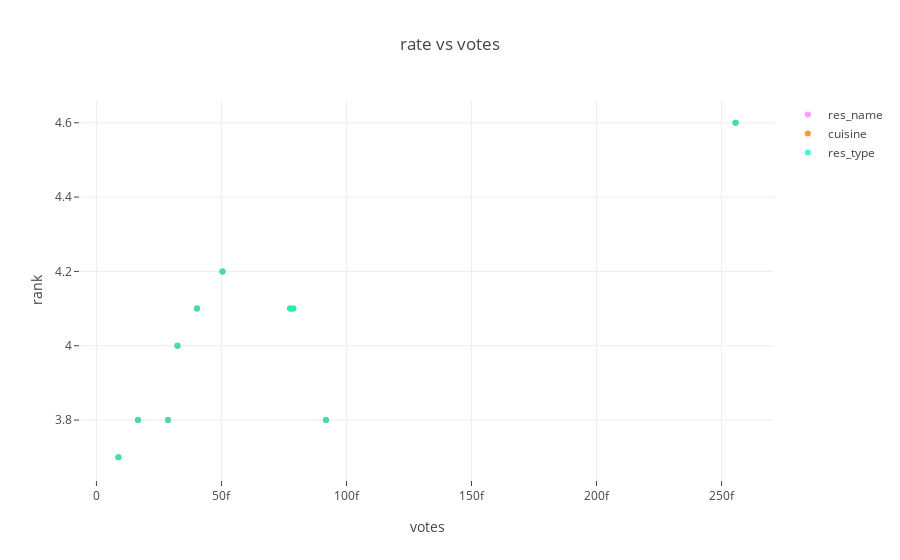

This figure's notebook cell:
### Code cell
trace1 =go.Scatter(
                    x = v,
                    y = df.rate.head(10),
                    mode = "markers",
                    name = "res_name",
                    marker = dict(color = 'rgba(255, 128, 255, 0.8)'),
                    text= df.name.head(10))
# creating trace2
trace2 =go.Scatter(
                    x = v,
                    y = df.rate.head(10),
                    mode = "markers",
                    name = "cuisine",
                    marker = dict(color = 'rgba(255, 128, 2, 0.8)'),
                    text= df.cuisines.head(10))
# creating trace3
trace3 =go.Scatter(
                    x = v,
                    y = df.rate.head(10),
                    mode = "markers",
                    name = "res_type",
                    marker = dict(color = 'rgba(0, 255, 200, 0.8)'),
                    text= df.rest_type.head(10))
data = [trace1, trace2, trace3]
layout = dict(title = 'rate vs votes',
              xaxis= dict(title= 'votes',ticklen= 5,zeroline= False),
              yaxis= dict(title= 'rank',ticklen= 5,zeroline= False)
             )
fig = dict(data = data, layout = layout)
iplot(fig)

### Figure 1 — Plotly figure (JSON) as saved in the notebook; plotly's stock layout.template omitted (floating-point values rounded to 4 significant figures)
{"data": [{"marker": {"color": "rgba(255, 128, 255, 0.8)"}, "mode": "markers", "name": "res_name", "text": ["Jalsa", "Spice Elephant", "San Churro Cafe", "Addhuri Udupi Bhojana", "Grand Village", "Timepass Dinner", "Onesta", "Penthouse Cafe", "Smacznego", "CafÃÂÃÂÃÂÃÂÃÂÃÂÃÂÃÂ© Down The Alley"], "type": "scatter", "uid": "02abe0c3-60b5-4901-bcc9-596b8314de82", "x": [7.75e-14, 7.87e-14, 9.18e-14, 8.8e-15, 1.66e-14, 2.86e-14, 2.556e-13, 3.24e-14, 5.04e-14, 4.02e-14], "y": [4.1, 4.1, 3.8, 3.7, 3.8, 3.8, 4.6, 4, 4.2, 4.1]}, {"marker": {"color": "rgba(255, 128, 2, 0.8)"}, "mode": "markers", "name": "cuisine", "text": ["North Indian, Mughlai, Chinese", "Chinese, North Indian, Thai", "Cafe, Mexican, Italian", "South Indian, North Indian", "North Indian, Rajasthani", "North Indian", "Pizza, Cafe, Italian", "Cafe, Italian, Continental", "Cafe, Mexican, Italian, Momos, Beverages", "Cafe"], "type": "scatter", "uid": "94247988-6efc-43a4-9e90-4dc977462270", "x": [7.75e-14, 7.87e-14, 9.18e-14, 8.8e-15, 1.66e-14, 2.86e-14, 2.556e-13, 3.24e-14, 5.04e-14, 4.02e-14], "y": [4.1, 4.1, 3.8, 3.7, 3.8, 3.8, 4.6, 4, 4.2, 4.1]}, {"marker": {"color": "rgba(0, 255, 200, 0.8)"}, "mode": "markers", "name": "res_type", "text": ["Casual Dining", "Casual Dining", "Cafe, Casual Dining", "Quick Bites", "Casual Dining", "Casual Dining", "Casual Dining, Cafe", "Cafe", "Cafe", "Cafe"], "type": "scatter", "uid": "14543928-de18-443c-9b35-df7d272798d5", "x": [7.75e-14, 7.87e-14, 9.18e-14, 8.8e-15, 1.66e-14, 2.86e-14, 2.556e-13, 3.24e-14, 5.04e-14, 4.02e-14], "y": [4.1, 4.1, 3.8, 3.7, 3.8, 3.8, 4.6, 4, 4.2, 4.1]}], "layout": {"autosize": true, "title": {"text": "rate vs votes"}, "xaxis": {"autorange": true, "range": [-7.7e-15, 2.721e-13], "ticklen": 5, "title": {"text": "votes"}, "type": "linear", "zeroline": false}, "yaxis": {"autorange": true, "range": [3.637, 4.663], "ticklen": 5, "title": {"text": "rank"}, "type": "linear", "zeroline": false}}}
